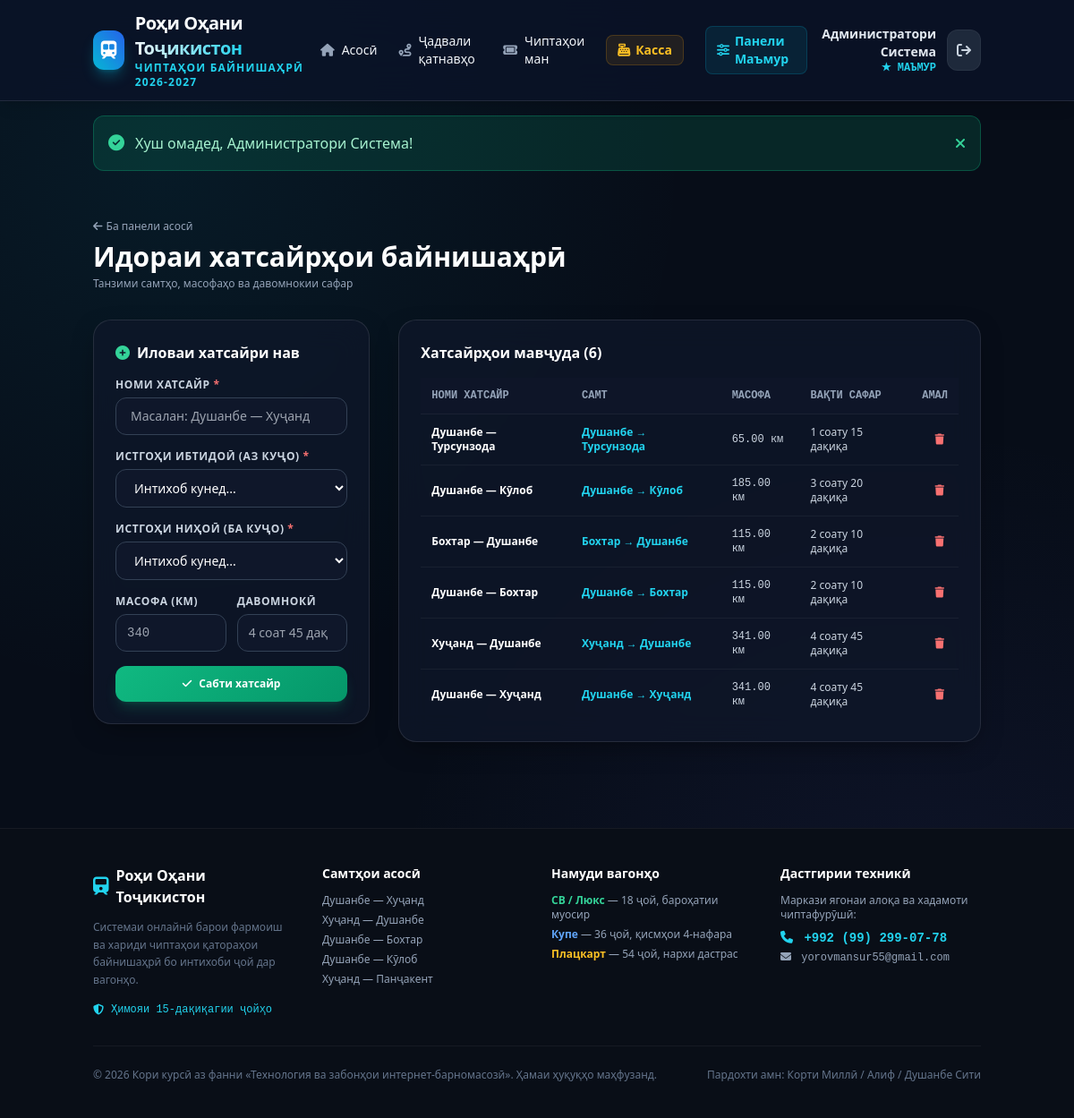
The page /admin/routes.php (signed in) on the database its author committed.
### tables this page shows
CREATE TABLE `routes` (
  `id` INT AUTO_INCREMENT PRIMARY KEY,
  `route_name` VARCHAR(150) NOT NULL,
  `from_station_id` INT NOT NULL,
  `to_station_id` INT NOT NULL,
  `distance_km` DECIMAL(8,2) NOT NULL DEFAULT 0.00,
  `duration_hours` VARCHAR(50) NOT NULL,
  `created_at` TIMESTAMP DEFAULT CURRENT_TIMESTAMP,
  FOREIGN KEY (`from_station_id`) REFERENCES `stations`(`id`) ON DELETE CASCADE,
  FOREIGN KEY (`to_station_id`) REFERENCES `stations`(`id`) ON DELETE CASCADE
);

CREATE TABLE `stations` (
  `id` INT AUTO_INCREMENT PRIMARY KEY,
  `name` VARCHAR(100) NOT NULL,
  `code` VARCHAR(10) NOT NULL UNIQUE,
  `city` VARCHAR(100) NOT NULL,
  `is_active` TINYINT(1) DEFAULT 1,
  `created_at` TIMESTAMP DEFAULT CURRENT_TIMESTAMP
);

### admin/routes.php (the view, shortened to what this page needs)
<?php
require_once __DIR__ . '/../config/db.php';
$routesQuery = "
    SELECT r.*, s1.city AS from_city, s2.city AS to_city
    FROM routes r
    JOIN stations s1 ON r.from_station_id = s1.id
    JOIN stations s2 ON r.to_station_id = s2.id
    ORDER BY r.id DESC
";
$routes = $pdo->query($routesQuery)->fetchAll();
require_once __DIR__ . '/../includes/header.php';
?>
<div class="container mx-auto px-4 py-8">
    <div class="flex items-center justify-between mb-8">
        <div>
            <a href="/train_ticket_system/admin/index.php" class="text-xs text-slate-400 hover:text-white transition inline-flex items-center gap-1 mb-2">
                <i class="fa-solid fa-arrow-left"></i> Ба панели асосӣ
            </a>
            <h1 class="text-2xl md:text-3xl font-extrabold text-white">Идораи хатсайрҳои байнишаҳрӣ</h1>
            <p class="text-xs text-slate-400 mt-1">Танзими самтҳо, масофаҳо ва давомнокии сафар</p>
        </div>
    </div>
    <div class="grid grid-cols-1 lg:grid-cols-12 gap-8">
        <div class="lg:col-span-4">
            <div class="glass-panel p-6 border-white/10">
                <h2 class="text-base font-bold text-white mb-4 flex items-center gap-2">
                    <i class="fa-solid fa-plus-circle text-emerald-400"></i> Иловаи хатсайри нав
                </h2>
                <form method="POST" action="" class="space-y-4">
                    <div>
                        <label class="block text-xs font-semibold text-slate-300 uppercase tracking-wider mb-1.5">
                            Номи хатсайр <span class="text-red-400">*</span>
                        </label>
                        <input type="text" name="route_name" required placeholder="Масалан: Душанбе — Хуҷанд" class="w-full bg-slate-900 border border-slate-700 rounded-xl px-4 py-2.5 text-white text-sm focus:outline-none focus:border-cyan-500">
                    </div>
                    <div>
                        <label class="block text-xs font-semibold text-slate-300 uppercase tracking-wider mb-1.5">
                            Истгоҳи ибтидоӣ (Аз куҷо) <span class="text-red-400">*</span>
                        </label>
                        <select name="from_station_id" required class="w-full bg-slate-900 border border-slate-700 rounded-xl px-4 py-2.5 text-white text-sm focus:outline-none focus:border-cyan-500">
                            <option value="">Интихоб кунед...</option>
                        </select>
                    </div>
                    <div>
                        <label class="block text-xs font-semibold text-slate-300 uppercase tracking-wider mb-1.5">
                            Истгоҳи ниҳоӣ (Ба куҷо) <span class="text-red-400">*</span>
                        </label>
                        <select name="to_station_id" required class="w-full bg-slate-900 border border-slate-700 rounded-xl px-4 py-2.5 text-white text-sm focus:outline-none focus:border-cyan-500">
                            <option value="">Интихоб кунед...</option>
                        </select>
                    </div>
                    <div class="grid grid-cols-2 gap-3">
                        <div>
                            <label class="block text-xs font-semibold text-slate-300 uppercase tracking-wider mb-1.5">
                                Масофа (км)
                            </label>
                            <input type="number" step="0.1" name="distance_km" placeholder="340" class="w-full bg-slate-900 border border-slate-700 rounded-xl px-3 py-2.5 text-white text-sm focus:outline-none focus:border-cyan-500 font-mono">
                        </div>
                        <div>
                            <label class="block text-xs font-semibold text-slate-300 uppercase tracking-wider mb-1.5">
                                Давомнокӣ
                            </label>
                            <input type="text" name="duration_hours" placeholder="4 соат 45 дақ" class="w-full bg-slate-900 border border-slate-700 rounded-xl px-3 py-2.5 text-white text-sm focus:outline-none focus:border-cyan-500">
                        </div>
                    </div>
                    <button type="submit" class="btn btn-emerald w-full py-3 text-xs font-bold shadow-lg shadow-emerald-500/20">
                        <i class="fa-solid fa-check"></i> Сабти хатсайр
                    </button>
                </form>
            </div>
        </div>
        <div class="lg:col-span-8">
            <div class="glass-panel p-6 border-white/10">
                <h2 class="text-base font-bold text-white mb-4">Хатсайрҳои мавҷуда (<?= count($routes) ?>)</h2>
                <div class="overflow-x-auto">
                    <table class="w-full text-left text-xs text-slate-300">
                        <thead class="bg-slate-900/80 text-slate-400 uppercase font-mono border-b border-white/5">
                            <tr>
                                <th class="p-3">Номи хатсайр</th>
                                <th class="p-3">Самт</th>
                                <th class="p-3">Масофа</th>
                                <th class="p-3">Вақти сафар</th>
                                <th class="p-3 text-right">Амал</th>
                            </tr>
                        </thead>
                        <tbody class="divide-y divide-white/5">
                            <?php foreach ($routes as $r): ?>
                                <tr class="hover:bg-slate-800/40 transition">
                                    <td class="p-3 font-bold text-white"><?= htmlspecialchars($r['route_name']) ?></td>
                                    <td class="p-3 font-semibold text-cyan-400">
                                        <?= htmlspecialchars($r['from_city']) ?> → <?= htmlspecialchars($r['to_city']) ?>
                                    </td>
                                    <td class="p-3 font-mono"><?= $r['distance_km'] ?> км</td>
                                    <td class="p-3"><?= htmlspecialchars($r['duration_hours']) ?></td>
                                    <td class="p-3 text-right">
                                        <form method="POST" action="" onsubmit="return confirm('Оё ин хатсайрро нест кардан мехоҳед?');" class="inline">
                                            <button type="submit" class="text-red-400 hover:text-red-300 p-1" title="Ҳазф">
                                                <i class="fa-solid fa-trash"></i>
                                            </button>
                                        </form>
                                    </td>
                                </tr>
                            <?php endforeach; ?>
                        </tbody>
                    </table>
                </div>
            </div>
        </div>
    </div>
</div>
<?php require_once __DIR__ . '/../includes/footer.php'; ?>

### assets/css/style.css (style rules this page uses)
:root { --bg-dark: #070d18; --bg-card: #0f172a; --bg-card-hover: #162238; --surface-glass: rgba(15, 23, 42, 0.75); --border-glass: rgba(255, 255, 255, 0.08); --border-glass-light: rgba(255, 255, 255, 0.15); --primary: #06b6d4; --primary-hover: #0891b2; --primary-glow: rgba(6, 182, 212, 0.25); --emerald: #10b981; --emerald-glow: rgba(16, 185, 129, 0.25); --amber: #f59e0b; --amber-glow: rgba(245, 158, 11, 0.25); --ruby: #ef4444; --ruby-glow: rgba(239, 68, 68, 0.25); --text-main: #f8fafc; --text-muted: #94a3b8; --text-dim: #64748b; --font-main: 'Plus Jakarta Sans', system-ui, -apple-system, sans-serif; --font-mono: 'JetBrains Mono', monospace; }
* { box-sizing: border-box; margin: 0; padding: 0; }
body { background-color: var(--bg-dark); color: var(--text-main); font-family: var(--font-main); min-height: 100vh; display: flex; flex-direction: column; line-height: 1.5; background-image: radial-gradient(circle at 15% 15%, rgba(6, 182, 212, 0.08) 0%, transparent 40%), radial-gradient(circle at 85% 85%, rgba(99, 102, 241, 0.08) 0%, transparent 40%); background-attachment: fixed; }
.container { width: 100%; max-width: 1240px; margin-left: auto; margin-right: auto; padding-left: 1.25rem; padding-right: 1.25rem; }
.glass-panel { background: var(--surface-glass); backdrop-filter: blur(16px); -webkit-backdrop-filter: blur(16px); border: 1px solid var(--border-glass); border-radius: 1.25rem; box-shadow: 0 10px 30px -10px rgba(0, 0, 0, 0.5); transition: border-color 0.2s ease, box-shadow 0.2s ease; }
.btn { display: inline-flex; align-items: center; justify-content: center; gap: 0.5rem; font-weight: 600; font-size: 0.95rem; padding: 0.75rem 1.4rem; border-radius: 0.75rem; border: none; cursor: pointer; transition: all 0.2s ease; text-decoration: none; line-height: 1; }
.btn-emerald { background: linear-gradient(135deg, #10b981, #059669); color: #ffffff; box-shadow: 0 4px 14px var(--emerald-glow); }

### rows shown on the page
routes: route_name "Душанбе — Турсунзода", from_station.city "Душанбе", to_station.city "Турсунзода", distance_km "65.00", duration_hours "1 соату 15 дақиқа"
routes: route_name "Душанбе — Кӯлоб", from_station.city "Душанбе", to_station.city "Кӯлоб", distance_km "185.00", duration_hours "3 соату 20 дақиқа"
routes: route_name "Бохтар — Душанбе", from_station.city "Бохтар", to_station.city "Душанбе", distance_km "115.00", duration_hours "2 соату 10 дақиқа"
routes: route_name "Душанбе — Бохтар", from_station.city "Душанбе", to_station.city "Бохтар", distance_km "115.00", duration_hours "2 соату 10 дақиқа"
routes: route_name "Хуҷанд — Душанбе", from_station.city "Хуҷанд", to_station.city "Душанбе", distance_km "341.00", duration_hours "4 соату 45 дақиқа"
routes: route_name "Душанбе — Хуҷанд", from_station.city "Душанбе", to_station.city "Хуҷанд", distance_km "341.00", duration_hours "4 соату 45 дақиқа"

### other values the page prints
$currentUser['full_name'] "Администратори Система"
$flashSuccess "Хуш омадед, Администратори Система!"
count($routes) "6"
